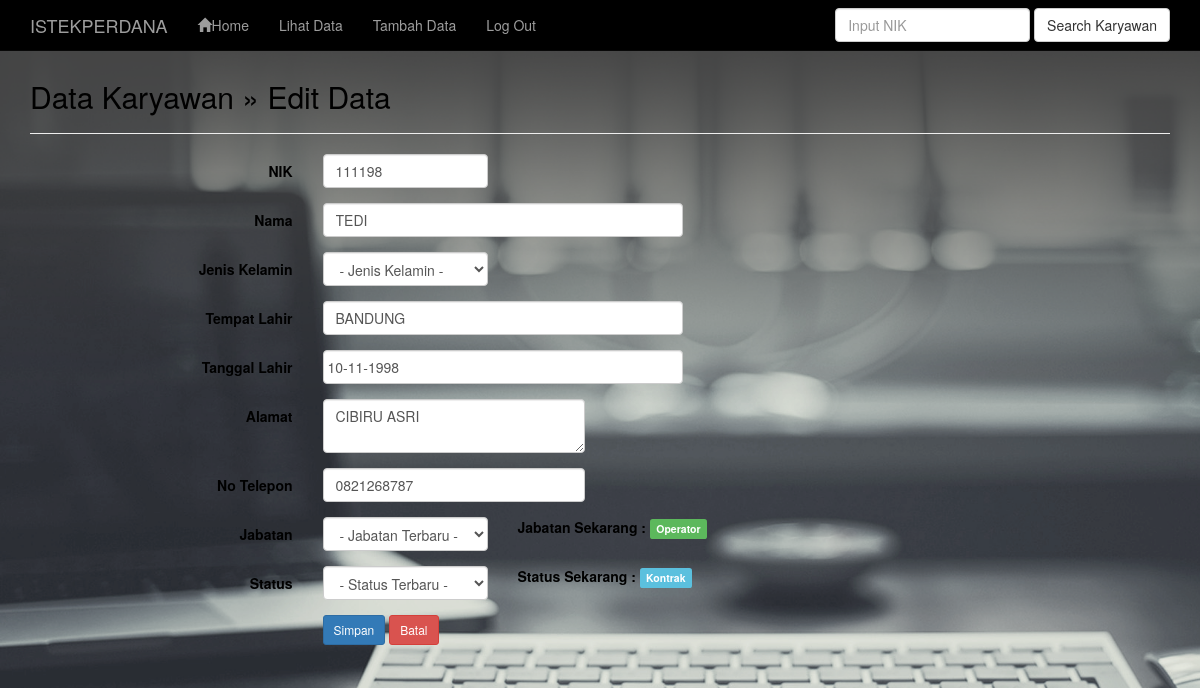
/admin/edit.php?nik=111198, run on the app's committed database.
### tables this page shows
CREATE TABLE `karyawan` (
  `nik` varchar(10) NOT NULL,
  `nama` varchar(50) NOT NULL,
  `jenis_kelamin` text NOT NULL,
  `tempat_lahir` varchar(30) NOT NULL,
  `tanggal_lahir` varchar(30) NOT NULL,
  `alamat` varchar(50) NOT NULL,
  `no_telepon` varchar(10) NOT NULL,
  `jabatan` varchar(15) NOT NULL,
  `status` varchar(15) NOT NULL
);

### admin/edit.php (the view, shortened to what this page needs)
<?php
include("header.php");
include("koneksi.php");
?>
	<div class="container">
		<div class="content">
			<h2>Data Karyawan &raquo; Edit Data</h2>
			<hr />
			<?php
			$nik = $_GET['nik'];
			$sql = mysqli_query($koneksi, "SELECT * FROM karyawan WHERE nik='$nik'");
			if(mysqli_num_rows($sql) == 0){
				header("Location: index.php");
			}else{
				$row = mysqli_fetch_assoc($sql);
			}
			?>
			<form class="form-horizontal" action="" method="post">
				<div class="form-group">
					<label class="col-sm-3 control-label">NIK</label>
					<div class="col-sm-2">
						<input type="text" name="nik" value="<?php echo $row ['nik']; ?>" class="form-control" placeholder="NIK" required>
					</div>
				</div>
				<div class="form-group">
					<label class="col-sm-3 control-label">Nama</label>
					<div class="col-sm-4">
						<input type="text" name="nama" value="<?php echo $row ['nama']; ?>" class="form-control" placeholder="Nama" required>
					</div>
				</div>
				<div class="form-group">
					<label class="col-sm-3 control-label">Jenis Kelamin</label>
					<div class="col-sm-2">
						<select name="jenis_kelamin" class="form-control" required>
							<option value=""> - Jenis Kelamin - </option>
						</select>
					</div>
				</div>
				<div class="form-group">
					<label class="col-sm-3 control-label">Tempat Lahir</label>
					<div class="col-sm-4">
						<input type="text" name="tempat_lahir" value="<?php echo $row ['tempat_lahir']; ?>" class="form-control" placeholder="Tempat Lahir" required>
					</div>
				</div>
				<div class="form-group">
					<label class="col-sm-3 control-label">Tanggal Lahir</label>
					<div class="col-sm-4">
						<input type="text" name="tanggal_lahir" value="<?php echo $row ['tanggal_lahir']; ?>" class="input-group datepicker form-control" date="" data-date-format="dd-mm-yyyy" placeholder="dd-mm-yyyy" required>
					</div>
				</div>
				<div class="form-group">
					<label class="col-sm-3 control-label">Alamat</label>
					<div class="col-sm-3">
						<textarea name="alamat" class="form-control" placeholder="Alamat"><?php echo $row ['alamat']; ?></textarea>
					</div>
				</div>
				<div class="form-group">
					<label class="col-sm-3 control-label">No Telepon</label>
					<div class="col-sm-3">
						<input type="text" name="no_telepon" value="<?php echo $row ['no_telepon']; ?>" class="form-control" placeholder="No Telepon" required>
					</div>
				</div>
				<div class="form-group">
					<label class="col-sm-3 control-label">Jabatan</label>
					<div class="col-sm-2">
						<select name="jabatan" class="form-control" required>
							<option value=""> - Jabatan Terbaru - </option>
						</select>
					</div>
                    <div class="col-sm-3">
                    <b>Jabatan Sekarang :</b> <span class="label label-success"><?php echo $row['jabatan']; ?></span>
				    </div>
				</div>
				<div class="form-group">
					<label class="col-sm-3 control-label">Status</label>
					<div class="col-sm-2">
						<select name="status" class="form-control">
							<option value="">- Status Terbaru -</option>
						</select>
					</div>
                    <div class="col-sm-3">
                    <b>Status Sekarang :</b> <span class="label label-info"><?php echo $row['status']; ?></span>
				    </div>
                </div>
				<div class="form-group">
					<label class="col-sm-3 control-label">&nbsp;</label>
					<div class="col-sm-6">
						<input type="submit" name="save" class="btn btn-sm btn-primary" value="Simpan" data-toggle="tooltip" title="Simpan Data Karyawan">
						<a href="data.php" class="btn btn-sm btn-danger" data-toggle="tooltip" title="Batal">Batal</a>
					</div>
				</div>
			</form>
		</div>
	</div>
<?php
include("footer.php");
?>

### admin/css/style.css (style rules this page uses)
.content { margin-top: 80px; }
body { background-image:url('../img/bg.png'); background-size: cover; background-attachment: fixed; background-repeat: no-repeat; color: rgb(0, 0, 0); }

### data on the page
karyawan: nik "111198", nama "TEDI", tempat_lahir "BANDUNG", tanggal_lahir "10-11-1998", alamat "CIBIRU ASRI", no_telepon "0821268787", jabatan "Operator", status "Kontrak"
